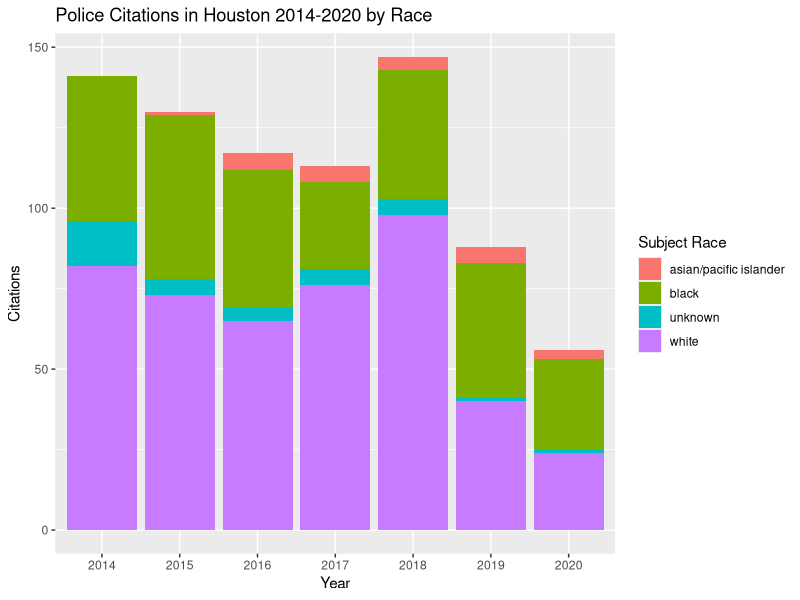
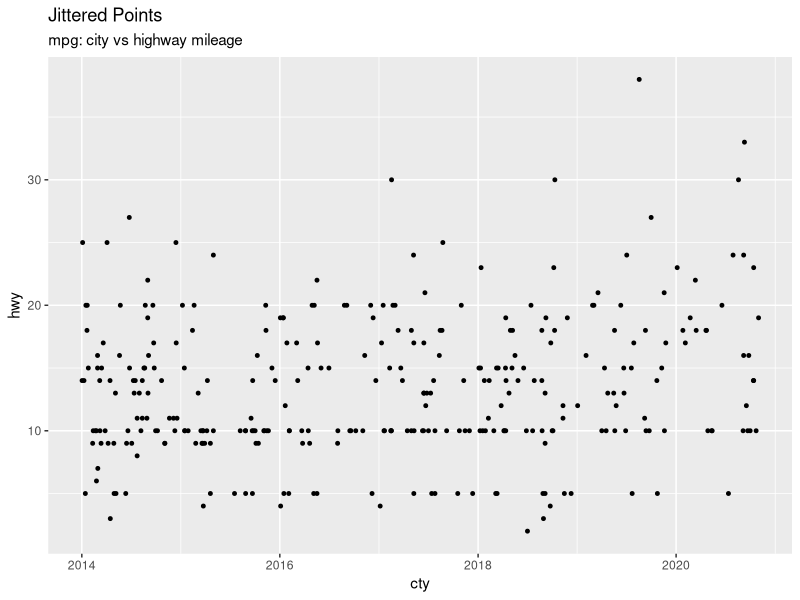
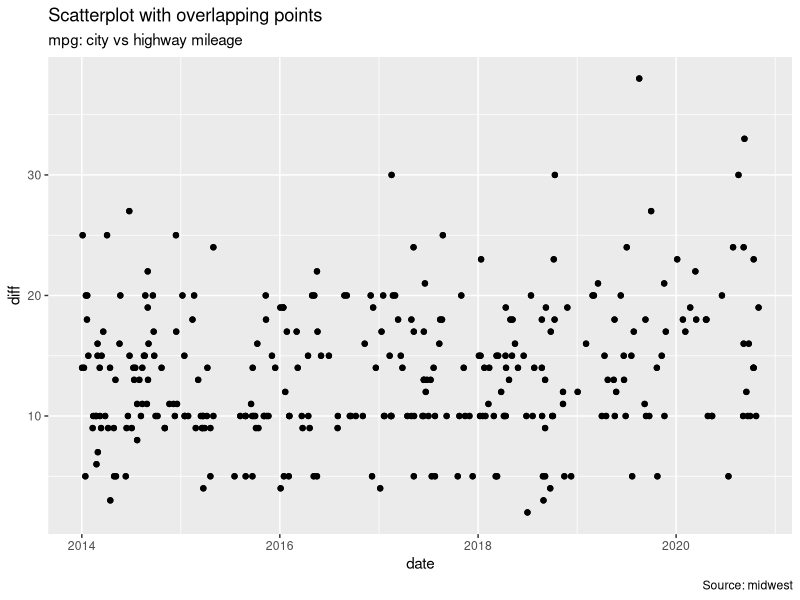

Write the R code that produced these figures, in order. (Note: this script raises an error after producing the figures.)
## ---- chunk 1
knitr::opts_chunk$set(echo = TRUE)
## ---- chunk 2

library(ggplot2)
library(readr)
mini_htx <- read_csv("Datasets/mini_htx.csv")

## ---- chunk 3
# yearly citations stacked by race
race_date <- mini_htx[,c("date", "subject_race")] # race and date
race_date <- na.omit(race_date) # omit na Values

year_only <- function(fulldate){
  year <- substring(fulldate, 1, 4) # only keep year
}
race_date$date <- unlist(lapply(race_date$date, year_only))
make_factor <- (race_date$date)

race_date <- as.data.frame(table(race_date))

# Stacked
ggplot(race_date, aes(fill=subject_race, y=Freq, x=date))+geom_bar(position="stack", stat="identity")+ggtitle("Police Citations in Houston 2014-2020 by Race")+xlab("Year")+ylab("Citations")+guides(fill=guide_legend(title='Subject Race'))

## ---- chunk 4
mini_htx2 <- mini_htx
mini_htx2$diff <- (mini_htx2$speed - mini_htx2$posted_speed)
diff <- mini_htx2$diff


test <- ggplot(mini_htx2, aes(date, diff)) 
test + geom_point(width = .5, size=1) +
  labs(subtitle="mpg: city vs highway mileage", 
       y="hwy", 
       x="cty", 
       title="Jittered Points")

  
g <- ggplot(mini_htx2, aes(x=date, y=diff)) + geom_point()
g + geom_point() + 
  labs(subtitle="mpg: city vs highway mileage", 
       y="diff", 
       x="date", 
       title="Scatterplot with overlapping points", 
       caption="Source: midwest")

ggMarginal(g, type = "histogram", fill="transparent")
ggMarginal(g, type = "boxplot", fill="transparent")

##OLD
plot(mini_htx2$date, mini_htx2$diff, main = "MPH over Limit for Speeding Citations 2014-2020", 
     xlab = "Year", ylab = "MPH Speeding", pch = ".", panel.first = grid(10,10),ylim = c(0,100), 
     col = ifelse((diff <= 5), "dark green", 
                    ifelse((diff <= 10), "blue", 
                           ifelse((diff <= 15), "purple",
                                  ifelse((diff <= 20), "red", "dark orange")))))

legend("topleft", legend = c("0-5 mph", "6-10 mph", "11-15 mph", "16-20 mph", ">20 mph"), 
       col = c("dark green", "blue", "purple", "red", "dark orange"), pch = ".", cex = 0.7)
##
## ---- chunk 5
mini_htx4 <- na.omit(mini_htx2[,c("subject_race", "date", "diff", "subject_sex")])

ggplot(mini_htx4, aes(fill=factor(subject_sex),subject_race, diff)) + geom_violin() + labs(title="MPH over Speed Limit for Citation", x="Subject Race",y="MPH Speeding")+guides(fill=guide_legend(title='Subject Sex'))

